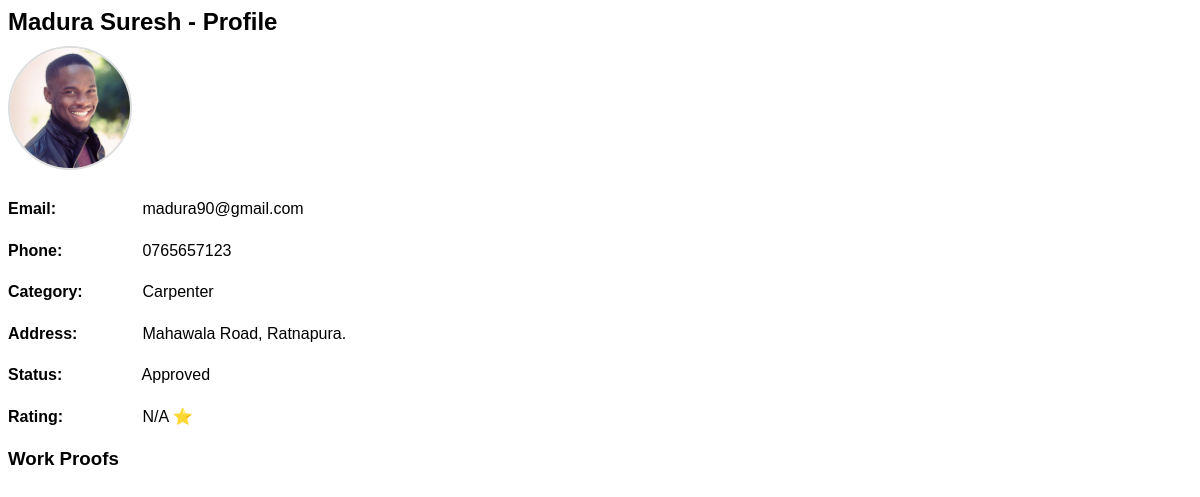
The app's page /ViewWorkerProfile.php?worker_id=2 with its own data.
### tables this page shows
CREATE TABLE `workers` (
  `worker_id` int(11) NOT NULL,
  `fullname` varchar(100) NOT NULL,
  `email` varchar(100) NOT NULL,
  `phone` varchar(20) NOT NULL,
  `address` varchar(255) NOT NULL,
  `skill` varchar(50) NOT NULL,
  `profile_picture` varchar(255) DEFAULT NULL,
  `password` varchar(255) NOT NULL,
  `status` enum('Pending','Approved','Rejected') DEFAULT 'Pending',
  `created_at` timestamp NOT NULL DEFAULT current_timestamp(),
  `availability` varchar(100) DEFAULT NULL,
  `working_hours` varchar(100) DEFAULT NULL
);

### ViewWorkerProfile.php (the view, shortened to what this page needs)
<?php
$workerId = intval($_GET['worker_id']);
$conn = new mysqli("localhost", "root", "", "home_service_db");
$stmt = $conn->prepare("SELECT * FROM workers WHERE worker_id = ? AND status = 'Approved'");
$stmt->bind_param("i", $workerId);
$stmt->execute();
$result = $stmt->get_result();
$worker = $result->fetch_assoc();
$stmt = $conn->prepare("SELECT AVG(rating) as avg_rating FROM reviews WHERE worker_id = ?");
$stmt->bind_param("i", $workerId);
$stmt->execute();
$ratingResult = $stmt->get_result()->fetch_assoc();
$avgRating = round($ratingResult['avg_rating'], 1) ?: "N/A";
?>
<div class="profile-section">
    <h2><?= htmlspecialchars($worker['fullname']) ?> - Profile</h2>
    <div class="profile-info">
    <img src="<?php echo htmlspecialchars($worker['profile_picture'] ?? 'Image/Icons_default.png'); ?>" width="150" height="150">
        <div class="info-list">
            <p><strong>Email:</strong> <?= htmlspecialchars($worker['email']) ?></p>
            <p><strong>Phone:</strong> <?= htmlspecialchars($worker['phone']) ?></p>
            <p><strong>Category:</strong> <?= htmlspecialchars($worker['skill']) ?></p>
            <p><strong>Address:</strong> <?= htmlspecialchars($worker['address']) ?></p>
            <p><strong>Status:</strong> <?= htmlspecialchars(ucfirst($worker['status'])) ?></p>
            <p><strong>Rating:</strong> <?= $avgRating ?> ⭐</p>
        </div>
    </div>
<h3>Work Proofs</h3>

### ViewWorkerProfile.php (style rules this page uses)
.profile-section { font-family: Arial, sans-serif; }
.profile-section h2 { margin-bottom: 10px; }
.profile-info img { width: 120px; height: 120px; border-radius: 50%; object-fit: cover; margin-bottom: 10px; border: 2px solid #ddd; }
.info-list { margin-top: 10px; line-height: 1.6; }
.info-list strong { display: inline-block; width: 130px; }

### records on screen
workers: fullname "Madura Suresh", profile_picture (picture), email "madura90@gmail.com", phone "0765657123", skill "Carpenter", address "Mahawala Road, Ratnapura.", status "Approved"

### other values on screen
$avgRating "N/A"
